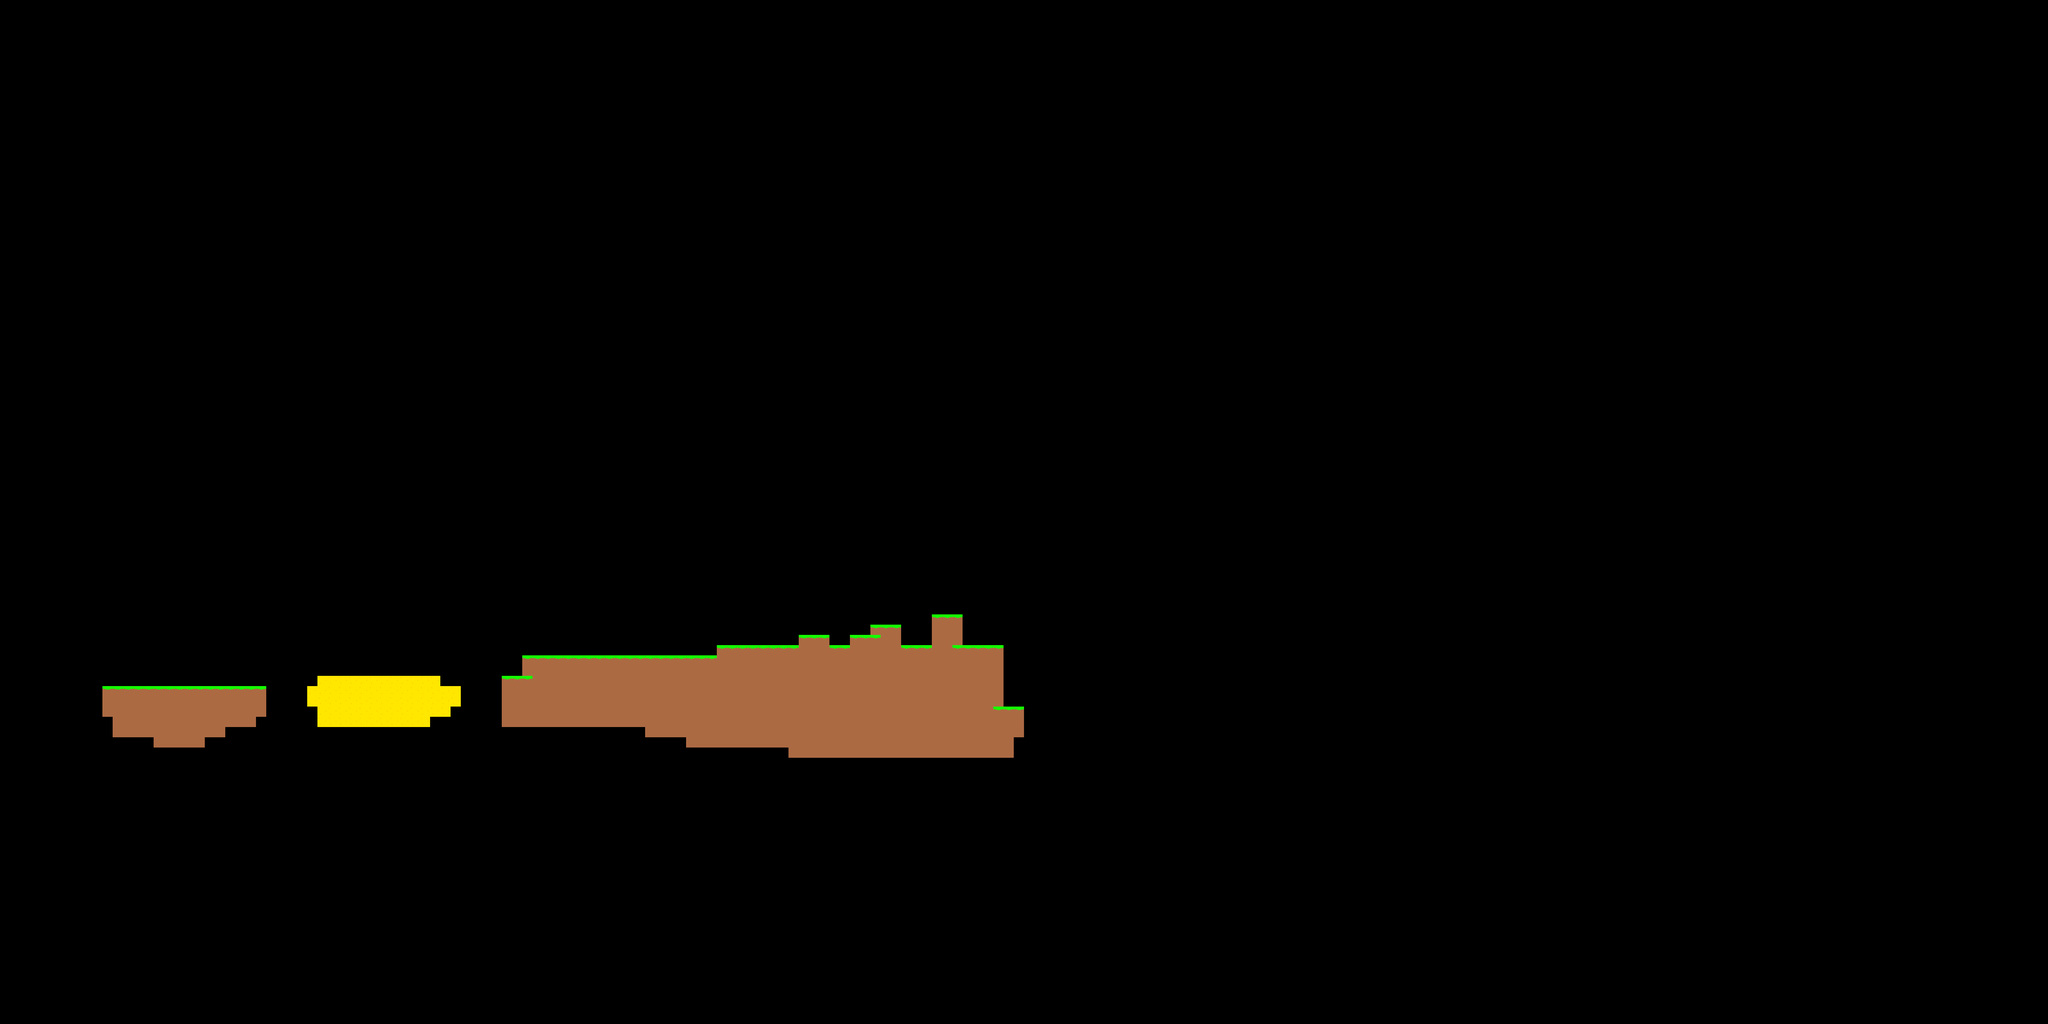

This is a level from a 2D game, rendered from its Tiled map with the project's own tilesets. A one-line summary and the map file follow, with tile-layer data summarised:
An orthogonal 200x100 tile map with 32x32 px tiles, 1 tile layer (Solid Platforms) and 46 objects (Player End, Player Start).

<map version="1.4" tiledversion="1.4.2" orientation="orthogonal" renderorder="right-down" width="200" height="100" tilewidth="32" tileheight="32" infinite="0" nextlayerid="15" nextobjectid="10685">
 <tileset firstgid="1" source="Platformer.tsx" />
 <layer id="13" name="Solid Platforms" width="200" height="100">
  <data>[20000 cells, 626 non-empty, 3 distinct tile ids]</data>
 </layer>
 <objectgroup id="11" name="Player End">
  <object id="8223" name="Player End" gid="13" x="3840" y="1376" width="32" height="32" />
 </objectgroup>
 <objectgroup id="7" name="Player Start">
  <object id="8222" name="Player Start" gid="1" x="592" y="2069.33" width="32" height="32" />
 </objectgroup>
 <objectgroup id="8" name="Movable Items" />
 <objectgroup id="9" name="Cannons" />
 <objectgroup id="10" name="Fruit">
  <object id="10635" gid="43" x="1920" y="1952" width="32" height="32" />
  <object id="10636" gid="43" x="1984" y="1952" width="32" height="32" />
  <object id="10637" gid="43" x="2528" y="1952" width="32" height="32" />
  <object id="10638" gid="43" x="2816" y="1888" width="32" height="32" />
  <object id="10639" gid="43" x="2848" y="1856" width="32" height="32" />
  <object id="10640" gid="43" x="2880" y="1856" width="32" height="32" />
 </objectgroup>
 <objectgroup id="14" name="Trees">
  <object id="10642" gid="46" x="1376" y="2111.34" width="79.6718" height="79.6718" />
  <object id="10643" gid="46" x="1376" y="2031.67" width="79.6718" height="79.6718" />
  <object id="10644" gid="47" x="1376" y="1952" width="79.6718" height="79.6718" />
  <object id="10645" gid="45" x="1376" y="2176" width="79.6718" height="79.6718" />
  <object id="10646" gid="46" x="1216" y="2079.34" width="79.6718" height="79.6718" />
  <object id="10647" gid="46" x="1216" y="1999.67" width="79.6718" height="79.6718" />
  <object id="10648" gid="47" x="1216" y="1920" width="79.6718" height="79.6718" />
  <object id="10649" gid="45" x="1216" y="2144" width="79.6718" height="79.6718" />
  <object id="10650" gid="46" x="1024" y="2111.34" width="79.6718" height="79.6718" />
  <object id="10651" gid="46" x="1024" y="2031.67" width="79.6718" height="79.6718" />
  <object id="10652" gid="47" x="1024" y="1952" width="79.6718" height="79.6718" />
  <object id="10653" gid="45" x="1024" y="2176" width="79.6718" height="79.6718" />
  <object id="10654" gid="43" x="1024" y="1888" width="32" height="32" />
  <object id="10655" gid="43" x="1056" y="1888" width="32" height="32" />
  <object id="10656" gid="43" x="1248" y="1856" width="32" height="32" />
  <object id="10657" gid="43" x="1408" y="1888" width="32" height="32" />
  <object id="10658" gid="43" x="1376" y="1888" width="32" height="32" />
  <object id="10659" gid="46" x="1120" y="2079.34" width="79.6718" height="79.6718" />
  <object id="10660" gid="46" x="1120" y="1999.67" width="79.6718" height="79.6718" />
  <object id="10661" gid="47" x="1120" y="1792" width="79.6718" height="79.6718" />
  <object id="10662" gid="45" x="1120" y="2144" width="79.6718" height="79.6718" />
  <object id="10663" gid="46" x="1120" y="1856" width="79.6718" height="79.6718" />
  <object id="10664" gid="46" x="1120" y="1920" width="79.6718" height="79.6718" />
  <object id="10665" gid="47" x="1088" y="1856" width="79.6718" height="79.6718" />
  <object id="10666" gid="46" x="1088" y="2079.34" width="79.6718" height="79.6718" />
  <object id="10667" gid="46" x="1088" y="1999.67" width="79.6718" height="79.6718" />
  <object id="10668" gid="46" x="1088" y="1920" width="79.6718" height="79.6718" />
  <object id="10669" gid="45" x="1088" y="2144" width="79.6718" height="79.6718" />
  <object id="10670" gid="43" x="1120" y="1728" width="32" height="32" />
  <object id="10671" gid="43" x="1152" y="1728" width="32" height="32" />
  <object id="10672" gid="43" x="1152" y="1696" width="32" height="32" />
  <object id="10673" gid="43" x="672" y="2048" width="32" height="32" />
  <object id="10674" gid="43" x="704" y="2048" width="32" height="32" />
  <object id="10675" gid="43" x="736" y="2048" width="32" height="32" />
  <object id="10680" gid="47" x="1184" y="2112" width="79.6718" height="79.6718" />
  <object id="10681" gid="45" x="1184" y="2176" width="79.6718" height="79.6718" />
  <object id="10682" gid="46" x="1184" y="2080" width="79.6718" height="79.6718" />
  <object id="10684" gid="47" x="1184" y="2016" width="79.6718" height="79.6718" />
 </objectgroup>
</map>
